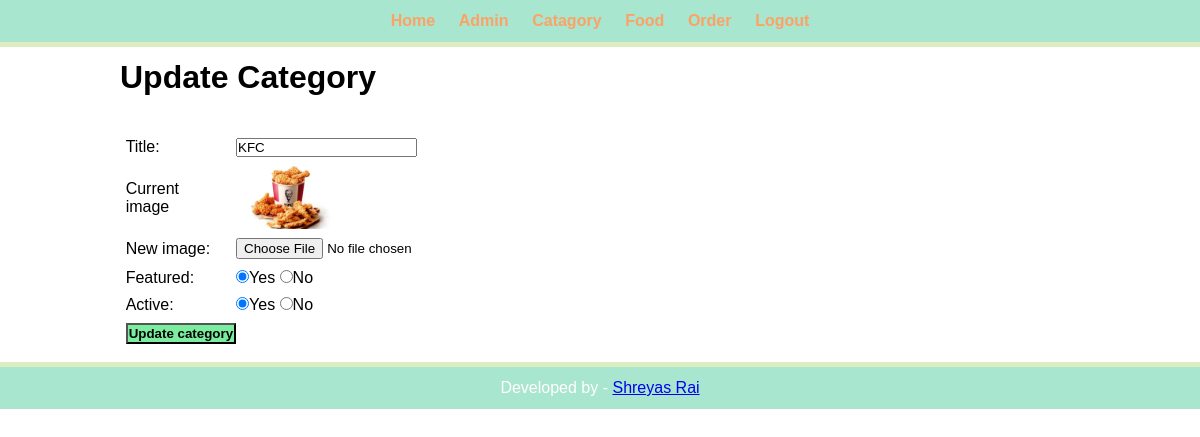
Page /admin/update-category.php?id=14 (signed in) on the committed database.
### tables this page shows
CREATE TABLE `tbl_catagories` (
  `id` int(10) UNSIGNED NOT NULL,
  `title` varchar(100) NOT NULL,
  `image_name` varchar(255) NOT NULL,
  `featured` varchar(10) NOT NULL,
  `active` varchar(10) NOT NULL
);

### admin/update-category.php (the view, shortened to what this page needs)
<?php include('partials/menu.php');?>
    <div class = "main-content">
        <div class = "wrapper">
            <h1>Update Category</h1>
            <br><br>
            <?php
                if(isset($_GET['id']))
                {
                    $id=$_GET['id'];
                    $sql = "SELECT*FROM tbl_catagories WHERE id=$id";
                    $res = mysqli_query($conn,$sql);
                    $count = mysqli_num_rows($res);
                    if($count==1)
                    {
                        $row = mysqli_fetch_assoc($res);
                        $title = $row['title'];
                        $current_image = $row['image_name'];
                        $featured = $row['featured'];
                    }
                    else
                    {
                        $_SESSION['no-category-found']="<div class = 'error'>Category not found.</div>";
                        header('location:'.SITEURL.'admin/manage-catagory.php');
                    }
                }
                else
                {
                    header('location:'.SITEURL.'admin/manage.catagory.php');
                }
            ?>
            <form action="" method= "POST" enctype="multipart/form-data">
                <table class = "tbl30">
                    <tr>
                        <td>Title:</td>
                        <td>
                            <input type="text" name = "title" value="<?php echo $title;?>">
                        </td>
                    </tr>
                    <tr>
                        <td>Current image</td>
                        <td>
                            <?php
                                if($current_image != "")
                                {
                                    ?>
                                    <img src="<?php echo SITEURL; ?>/images/category/<?php echo $current_image;?>" width="100px">
                                    <?php
                                }
                                else
                                {
                                    echo"<div class = 'error'>Image Not Added.</div>";
                                }
                            ?>
                        </td>
                    </tr>
                    <tr>
                        <td>New image:</td>
                        <td>
                            <input type="file" name="image" >
                        </td>
                    </tr>
                    <tr>
                        <td>Featured:</td>
                        <td>
                            <input <?php if($featured=="Yes"){echo "checked";} ?> type="radio" name = "featured" value = "Yes">Yes
                            <input <?php if($featured=="No"){echo "checked";} ?> type="radio" name = "featured" value = "No">No
                        </td>
                    </tr>
                    <tr>
                        <td>Active:</td>
                        <td>
                            <input <?php if($featured=="Yes"){echo "checked";} ?> type="radio" name = "active" value = "Yes">Yes
                            <input <?php if($featured=="No"){echo "checked";} ?> type="radio" name = "active" value = "No">No
                        </td>
                    </tr>
                    <tr>
                        <td>
                        <input type="submit" name="submit" value="Update category" class="btn-secondary">
                        </td>
                    </tr>
                </table>
            </form>
        </div>
    </div>
<?php include('partials/footer.php');?>

### css/admin.css (style rules this page uses)
* { margin: 0 0; padding: 0 0; font-family: 'Poppins', sans-serif; }
.wrapper { padding: 1%; width: 80%; margin: 0 auto ; }
table tr td { padding: 1%; }
.btn-secondary { background-color: #7bed9f; padding: 1%; color: black; text-decoration: none; font-weight: bold; }

### rows in the picture
tbl_catagories: title "KFC", image_name (picture), featured "☑"
